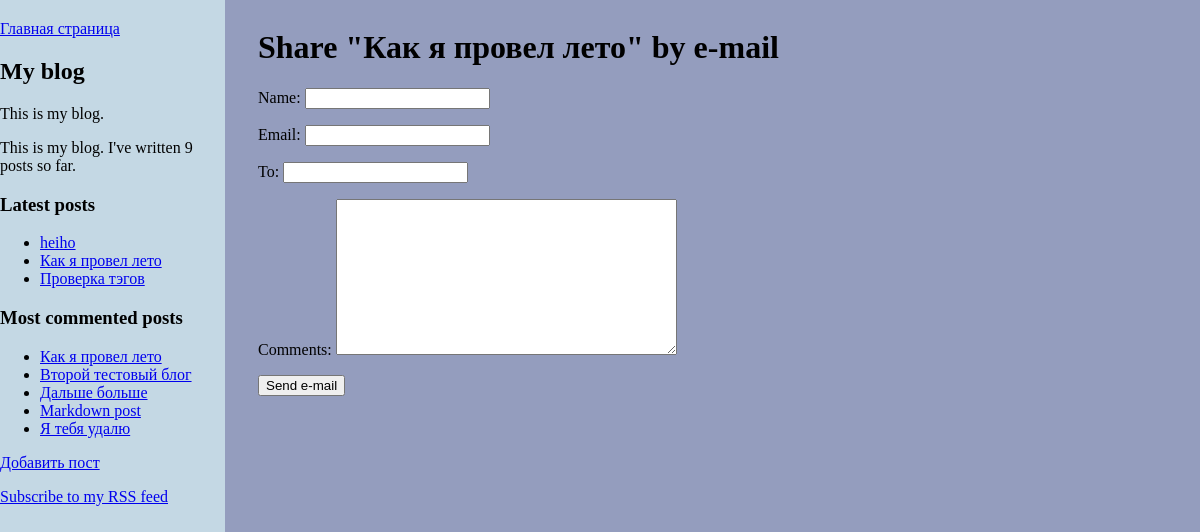
Screenshot of /blog/13/share/ with the database file from the repository.
### blog/models.py (models this page shows, shortened)
class Post(models.Model):
    STATUS_CHOICES = (
        ('draft', 'Draft'),
        ('published', 'Published'),
    )
    title = models.CharField(max_length=250)
    slug = models.SlugField(max_length=250, unique_for_date='publish')
    author = models.ForeignKey(User, on_delete=models.PROTECT, related_name='blog_posts')
    body = models.TextField()
    publish = models.DateTimeField(default=timezone.now)
    created = models.DateTimeField(auto_now_add=True)
    updated = models.DateTimeField(auto_now=True)
    status = models.CharField(max_length=10, choices=STATUS_CHOICES, default='draft')
    tags = TaggableManager()
    class Meta:
        ordering = ('-publish',)
    def get_absolute_url(self):
        return reverse('blog:post_detail',
                        args=[self.publish.year,
                              self.publish.strftime('%m'),
                              self.publish.strftime('%d'),
                              self.slug])

### blog/views.py (the view)
# urls.py: re_path(r'^(?P<post_id>\d+)/share/$', views.post_share, name='post_share'),
def post_share(request, post_id):
    post = get_object_or_404(Post, id=post_id, status='published')
    sent = False
    if request.method == 'POST':
        form = EmailPostForm(request.POST)
        if form.is_valid():
            cd = form.cleaned_data
            post_url = request.build_absolute_uri(post.get_absolute_url())
            subject = '{} ({}) recommends you reading "{}"'.format(cd['name'], cd['email'], post.title)
            message = 'Read "{}" at {}\n\n{}\'s comments: {}'.format(post.title, post_url, cd['name'], cd['comments'])
            send_mail(subject, message, str(EMAIL_HOST_USER), [cd['to']])
            sent = True
    else:
        form = EmailPostForm()
    return render(request, 'blog/post/share.html', {'post': post,
                                                    'form': form,
                                                    'sent': sent})

### blog/forms.py
class EmailPostForm(forms.Form):
    name = forms.CharField(max_length=25)
    email = forms.EmailField()
    to = forms.EmailField()
    comments = forms.CharField(required=False,
                               widget=forms.Textarea)

### blog/templatetags/blog_tags.py (called while the page is built)
@register.simple_tag
def total_posts():
    return Post.objects.filter(status='published').count()

@register.inclusion_tag('blog/post/latest_posts.html')
def show_latest_posts(count=5):
    latest_posts = Post.objects.filter(status='published').order_by('-publish')[:count]
    return {'latest_posts': latest_posts}

@register.simple_tag
def get_most_commented_posts(count=5):
    return Post.objects.filter(status='published').annotate(total_comments=Count('comments')).order_by('-total_comments')[:count]

### blog/templates/blog/post/share.html (shortened to what this page needs)
{% extends "blog/base.html" %}
{% block content %}
    {% if sent %}
        <h1>E-mail successfully sent</h1>
        <p>
            "{{ post.title }}" was successfully sent to {{ cd.to }}.
        </p>
    {% else %}
        <h1>Share "{{ post.title }}" by e-mail</h1>
        <form action="." method="post">
            {{ form.as_p }}
            <input type="submit" value="Send e-mail">
        </form>
    {% endif %}
{% endblock %}

### blog/templates/blog/base.html (shortened to what this page needs)
{% load static %}
{% load blog_tags %}
<!DOCTYPE html>
<html>
<head>
    <link href="{% static "css/styles.css" %}" rel="stylesheet">
</head>
<body>
<div id="content">
    {% block content %}
    {% endblock %}
</div>
<div class="sidenav">
    <a href="{% url "blog:post_list" %}">Главная страница</a>
    <h2>My blog</h2>
    <p>This is my blog.</p>
    <p>This is my blog. I've written {% total_posts %} posts so far.</p>
    <h3>Latest posts</h3>
    {% show_latest_posts 3 %}
    <h3>Most commented posts</h3>
    {% get_most_commented_posts as most_commented_posts %}
    <ul>
    {% for post in most_commented_posts %}
        <li>
            <a href="{{ post.get_absolute_url }}">{{ post.title }}</a>
        </li>
    {% endfor %}
    </ul>
    <a href="{% url "blog:post_add" %}">Добавить пост</a>
    <p><a href="{% url "blog:post_feed" %}">Subscribe to my RSS feed</a></p>
</div>
</body>
</html>

### blog/templates/blog/post/latest_posts.html
<ul>
    {% for post in latest_posts %}
        <li>
            <a href="{{ post.get_absolute_url }}">{{ post.title }}</a>
        </li>
    {% endfor %}
</ul>

### blog/static/css/styles.css (style rules this page uses)
.sidenav { background: rgb(196, 216, 228); position: fixed; top: 0; left: 0; width: 225px; height: 100%; padding: 20px 0; transition: all 0.5s ease; }
body { background: #949dbe; position: absolute; left: 250px; }

### rows the page displays
Post: title "Как я провел лето"
Post: title "heiho"
Post: title "Проверка тэгов"
Post: title "Второй тестовый блог"
Post: title "Дальше больше"
Post: title "Markdown post"
Post: title "Я тебя удалю"
